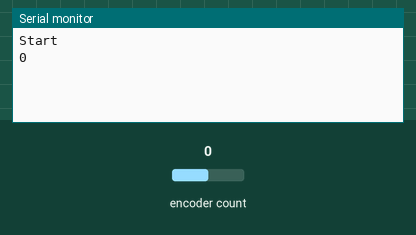
Bench run of a sketch on a simulated Arduino Uno, built with avr-gcc and run on an emulated ATmega328P. Shown: the last lines printed to the serial monitor. The inputs (shaded band) are chosen by the test bench; at power-on: encoder count 0.

Above: at 1.3 s.
1.4 s: encoder count set to 1
At 2.1 s:
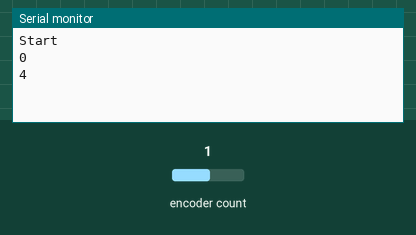
2.9 s: encoder count set to 2
At 3.2 s:
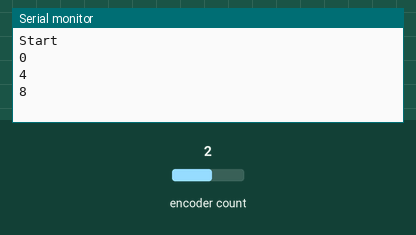

The sketch:

sample-RotaryEncoder.ino
```cpp
//------------------------------------------------------------------------------
//
//
//
//------------------------------------------------------------------------------
#include <Encoder.h>

Encoder myEnc(6, 7);
long oldPosition = -999;

void setup() {
  Serial.begin(115200); delay(100); Serial.println("\nStart\n");

}

void loop() {
  long newPosition = myEnc.read();
  if (newPosition != oldPosition) {
    oldPosition = newPosition;
    Serial.println(newPosition);
  }
}
```

Measured:
- after the input at 1.4 s, the serial monitor: prints a new line at once (image 1)
- after the input at 2.9 s, the serial monitor: prints a new line at once (image 2)
